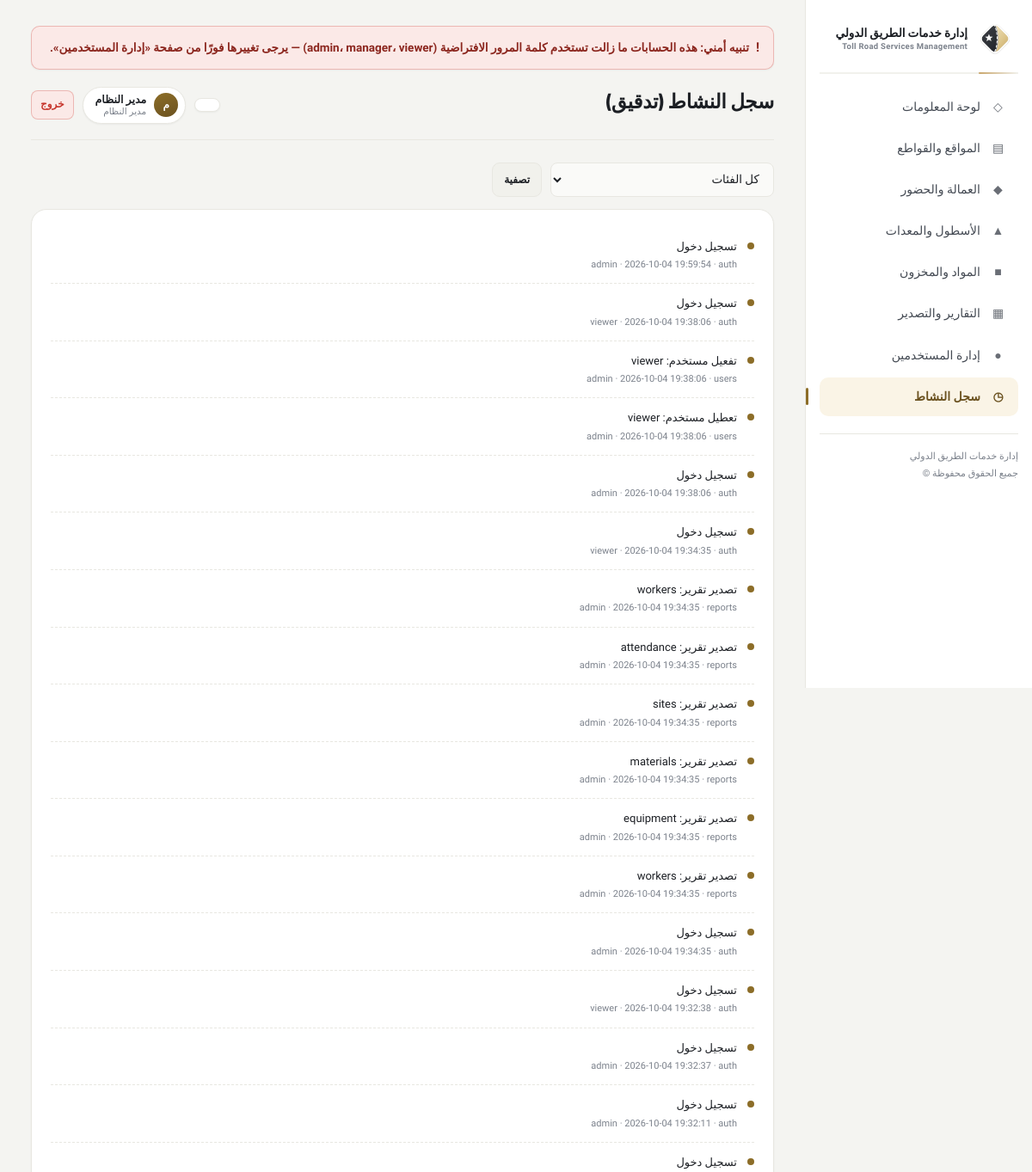
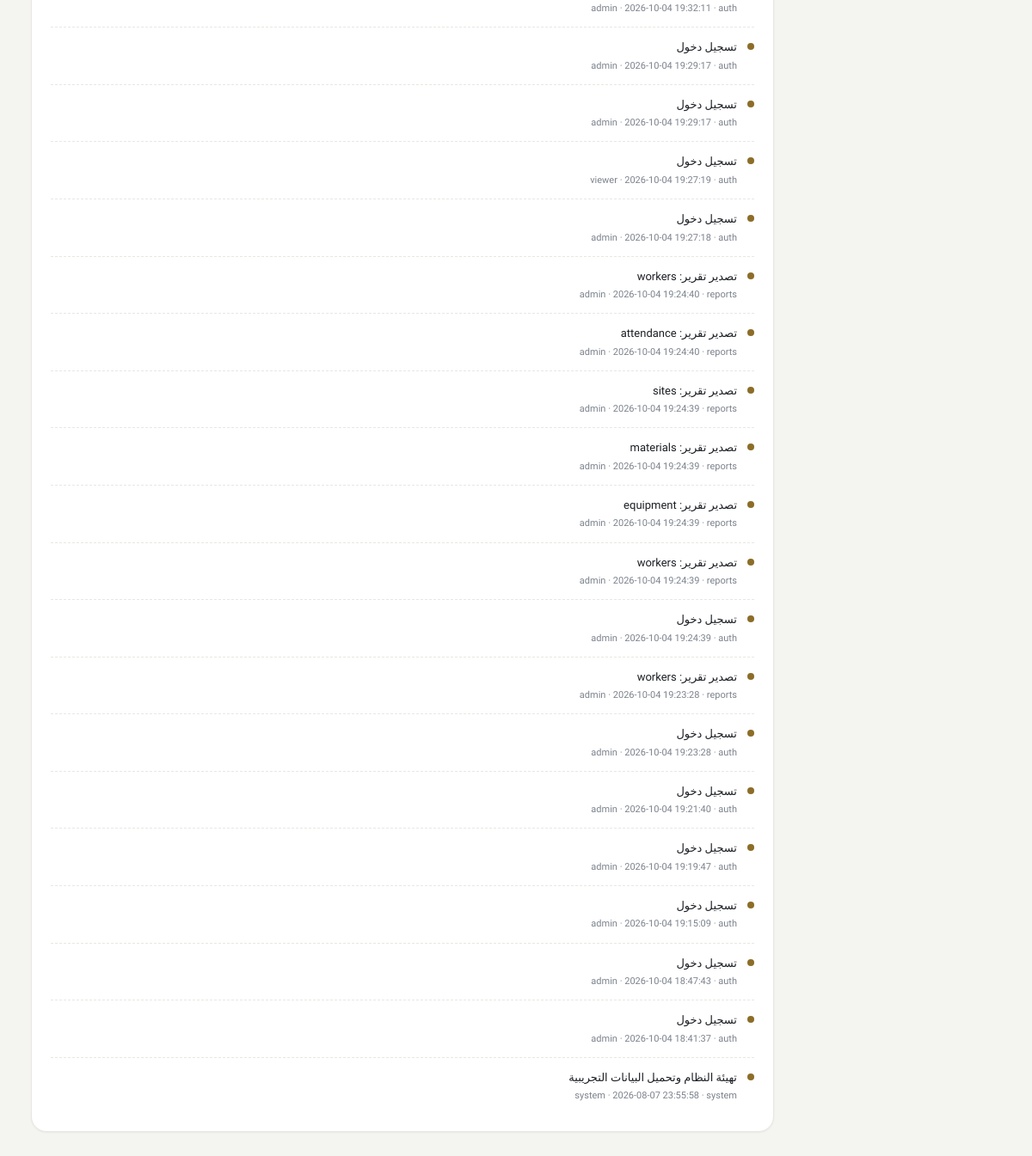
The page /activity-log (signed in) on the database its author committed (2 pictures, top to bottom).
### tables this page shows
CREATE TABLE activity_log (
    id          INTEGER PRIMARY KEY AUTOINCREMENT,
    username    TEXT,
    action      TEXT NOT NULL,      -- وصف مختصر للعملية
    category    TEXT,               -- sites | workers | equipment | materials | auth
    created_at  TEXT DEFAULT (datetime('now'))
);

### app.py (the view)
@app.route("/activity-log")
@roles_required("admin")
def activity_log_view():
    db = get_db()
    category = request.args.get("category", "")
    query = "SELECT * FROM activity_log"
    params = []
    if category:
        query += " WHERE category = ?"
        params.append(category)
    query += " ORDER BY id DESC LIMIT 200"
    logs = db.execute(query, params).fetchall()
    db.close()
    return render_template("activity_log.html", logs=logs, category=category)

### app.py (called while the page is built, shortened)
def ensure_db():
    ok = False
    if os.path.exists(DB_PATH) and os.path.getsize(DB_PATH) > 0:
        try:
            db = get_db()
            ok = db.execute(
                "SELECT 1 FROM sqlite_master WHERE type='table' AND name='users'"
            ).fetchone() is not None
            db.close()
        except Exception:
            ok = False
    if not ok:
        init_db(seed=True)

def _check_default_passwords():
    global _default_pw_checked
    if _default_pw_checked:
        return

def _client_ip():
    if BEHIND_PROXY:
        fwd = request.headers.get("X-Forwarded-For", "")
        if fwd:
            return fwd.split(",")[0].strip()
    return request.remote_addr or "unknown"

def csrf_token():
    token = session.get("csrf_token")
    if not token:
        token = secrets.token_urlsafe(32)
        session["csrf_token"] = token
    return token

def _verify_csrf():
    if request.method != "POST":
        return None

@app.before_request
def _before():
    ensure_db()
    _check_default_passwords()
    if session.get("user_id") and not session.permanent:
        session.permanent = True
    denied = _verify_csrf()
    if denied is not None:
        return denied

def roles_required(*roles):
    def decorator(view):
        @wraps(view)
        def wrapped(*args, **kwargs):
            if not session.get("user_id"):
                flash("يجب تسجيل الدخول أولاً", "error")
                return redirect(url_for("login", next=request.path))
            if session.get("role") not in roles:
                flash("ليست لديك صلاحية القيام بهذا الإجراء", "error")
                return redirect(request.referrer or url_for("dashboard"))
            return view(*args, **kwargs)
        return wrapped
    return decorator

### database.py (called while the page is built)
def get_db():
    conn = sqlite3.connect(DB_PATH, timeout=10)
    conn.row_factory = sqlite3.Row
    conn.execute("PRAGMA foreign_keys = ON")
    conn.execute("PRAGMA busy_timeout = 5000")
    return conn

### templates/activity_log.html (shortened to what this page needs)
{% extends "base.html" %}
{% block page_title %}سجل النشاط (تدقيق){% endblock %}
{% block content %}
<form class="search-bar" method="get">
    <select name="category">
        <option value="">كل الفئات</option>
    </select>
    <button class="btn btn-ghost btn-small" type="submit">تصفية</button>
</form>
<div class="card section">
    {% if logs %}
        {% for l in logs %}
        <div class="log-row">
            <div class="log-dot"></div>
            <div>
                <div class="log-text">{{ l.action }}</div>
                <div class="log-meta">{{ l.username or 'النظام' }} · {{ l.created_at }} {% if l.category %}· {{ l.category }}{% endif %}</div>
            </div>
        </div>
        {% endfor %}
    {% else %}
        <div class="empty">لا توجد حركات مسجّلة بعد.</div>
    {% endif %}
</div>
{% endblock %}

### static/style.css (style rules this page uses)
:root { --navy: #1C1F24; --navy-2: #2A2E35; --navy-soft: #5A616C; --sky: #8C6D28; --sky-deep: #6B5220; --sky-dim: #FAF4E6; --sky-dim-2: #F1E7CF; --gold: #8C6D28; --gold-dim: #FAF4E6; --gold-bright: #C9A66B; --bg: #F4F4F1; --surface: #FFFFFF; --surface-2: #FAFAF8; --surface-3: #F1F1EC; --border: #E8E7E1; --border-2: #DAD9D1; --text: #1C1F24; --text-2: #454B54; --muted: #7C828C; --green: #1A8F5C; --green-dim: #E4F5EC; --green-brd: rgba(26,143,92,.28); --red: #C7362D; --red-dim: #FBE9E7; --red-brd: rgba(199,54,45,.28); --amber: #A8740D; --amber-dim: #FBF1DC; --amber-brd: rgba(168,116,13,.30); --radius-sm: 10px; --radius: 14px; --radius-lg: 18px; --sidebar-w: 264px; --shadow-xs: 0 1px 2px rgba(28,31,36,.05); --shadow-sm: 0 3px 12px rgba(28,31,36,.07); --shadow-md: 0 12px 30px rgba(28,31,36,.10); --shadow-lg: 0 22px 52px rgba(28,31,36,.15); --ease: cubic-bezier(.4,0,.2,1); }
*, *::before, *::after { box-sizing:border-box; }
html { -webkit-text-size-adjust:100%; }
html,body { margin:0; padding:0; }
body { background: var(--bg); color: var(--text); font-family: 'Tajawal','Cairo',sans-serif; font-size: 15px; line-height: 1.65; -webkit-font-smoothing: antialiased; text-rendering: optimizeLegibility; }
.card { background: var(--surface); border: 1px solid var(--border); border-radius: var(--radius-lg); padding: 20px 22px; box-shadow: var(--shadow-xs); transition: box-shadow .18s var(--ease), border-color .18s var(--ease), transform .18s var(--ease); }
.section { margin-bottom: 30px; }
input, select, textarea { background: var(--surface-2); border: 1.5px solid var(--border); color: var(--text); padding: 10px 12px; border-radius: 8px; font-family: inherit; font-size: 13.5px; width: 100%; min-width: 0; transition: border-color .15s var(--ease), background .15s var(--ease), box-shadow .15s var(--ease); }
select { cursor:pointer; }
.btn { display:inline-flex; align-items:center; justify-content:center; gap:7px; background: linear-gradient(180deg, var(--navy-2) 0%, var(--navy) 100%); color:#fff; border:1px solid rgba(201,166,107,.35); padding: 11px 20px; border-radius: 10px; font-weight:700; font-size:13.5px; cursor:pointer; font-family:inherit; box-shadow: 0 3px 10px rgba(28,31,36,.20); transition: background .16s var(--ease), transform .1s var(--ease), box-shadow .16s var(--ease), border-color .16s var(--ease); }
.btn-ghost { background: var(--surface-3); color: var(--navy); border-color: var(--border); box-shadow:none; }
.btn-small { padding:7px 13px; font-size:12px; border-radius:9px; }
.search-bar { display:flex; gap:10px; flex-wrap:wrap; margin-bottom:14px; }
.search-bar input, .search-bar select { max-width: 260px; }
.search-bar .btn { flex-shrink:0; }
.log-row { display:flex; align-items:flex-start; gap:12px; padding:12px 0; border-bottom:1px dashed var(--border); }
.log-row:last-child { border-bottom:none; }
.log-dot { width:8px; height:8px; border-radius:50%; background:var(--sky); margin-top:6px; flex-shrink:0; }
.log-text { font-size:13px; color:var(--text); }
.log-meta { font-size:11px; color:var(--muted); margin-top:2px; }

### rows shown on the page
activity_log: action "تسجيل دخول", username "admin", created_at "2026-10-04 19:59:54", category "auth"
activity_log: action "تسجيل دخول", username "viewer", created_at "2026-10-04 19:38:06", category "auth"
activity_log: action "تفعيل مستخدم: viewer", username "admin", created_at "2026-10-04 19:38:06", category "users"
activity_log: action "تعطيل مستخدم: viewer", username "admin", created_at "2026-10-04 19:38:06", category "users"
activity_log: action "تسجيل دخول", username "admin", created_at "2026-10-04 19:38:06", category "auth"
activity_log: action "تسجيل دخول", username "viewer", created_at "2026-10-04 19:34:35", category "auth"
activity_log: action "تصدير تقرير: workers", username "admin", created_at "2026-10-04 19:34:35", category "reports"
activity_log: action "تصدير تقرير: attendance", username "admin", created_at "2026-10-04 19:34:35", category "reports"
activity_log: action "تصدير تقرير: sites", username "admin", created_at "2026-10-04 19:34:35", category "reports"
activity_log: action "تصدير تقرير: materials", username "admin", created_at "2026-10-04 19:34:35", category "reports"
activity_log: action "تصدير تقرير: equipment", username "admin", created_at "2026-10-04 19:34:35", category "reports"
activity_log: action "تصدير تقرير: workers", username "admin", created_at "2026-10-04 19:34:35", category "reports"
activity_log: action "تسجيل دخول", username "admin", created_at "2026-10-04 19:34:35", category "auth"
activity_log: action "تسجيل دخول", username "viewer", created_at "2026-10-04 19:32:38", category "auth"
activity_log: action "تسجيل دخول", username "admin", created_at "2026-10-04 19:32:37", category "auth"
activity_log: action "تسجيل دخول", username "admin", created_at "2026-10-04 19:32:11", category "auth"
activity_log: action "تسجيل دخول", username "admin", created_at "2026-10-04 19:32:11", category "auth"
activity_log: action "تسجيل دخول", username "admin", created_at "2026-10-04 19:29:17", category "auth"
activity_log: action "تسجيل دخول", username "admin", created_at "2026-10-04 19:29:17", category "auth"
activity_log: action "تسجيل دخول", username "viewer", created_at "2026-10-04 19:27:19", category "auth"
activity_log: action "تسجيل دخول", username "admin", created_at "2026-10-04 19:27:18", category "auth"
activity_log: action "تصدير تقرير: workers", username "admin", created_at "2026-10-04 19:24:40", category "reports"
activity_log: action "تصدير تقرير: attendance", username "admin", created_at "2026-10-04 19:24:40", category "reports"
activity_log: action "تصدير تقرير: sites", username "admin", created_at "2026-10-04 19:24:39", category "reports"
activity_log: action "تصدير تقرير: materials", username "admin", created_at "2026-10-04 19:24:39", category "reports"
activity_log: action "تصدير تقرير: equipment", username "admin", created_at "2026-10-04 19:24:39", category "reports"
activity_log: action "تصدير تقرير: workers", username "admin", created_at "2026-10-04 19:24:39", category "reports"
activity_log: action "تسجيل دخول", username "admin", created_at "2026-10-04 19:24:39", category "auth"
activity_log: action "تصدير تقرير: workers", username "admin", created_at "2026-10-04 19:23:28", category "reports"
activity_log: action "تسجيل دخول", username "admin", created_at "2026-10-04 19:23:28", category "auth"
activity_log: action "تسجيل دخول", username "admin", created_at "2026-10-04 19:21:40", category "auth"
activity_log: action "تسجيل دخول", username "admin", created_at "2026-10-04 19:19:47", category "auth"
activity_log: action "تسجيل دخول", username "admin", created_at "2026-10-04 19:15:09", category "auth"
activity_log: action "تسجيل دخول", username "admin", created_at "2026-10-04 18:47:43", category "auth"
activity_log: action "تسجيل دخول", username "admin", created_at "2026-10-04 18:41:37", category "auth"
activity_log: action "تهيئة النظام وتحميل البيانات التجريبية", username "system", created_at "2026-08-07 23:55:58", category "system"

### other values the page prints
{{ default_password_users|join('، ') }} "admin، manager، viewer"
{{ current_user.full_name[0] if current_user.full_name else '؟' }} "م"
{{ current_user.full_name }} "مدير النظام"
{{ current_user.role_label }} "مدير النظام"
